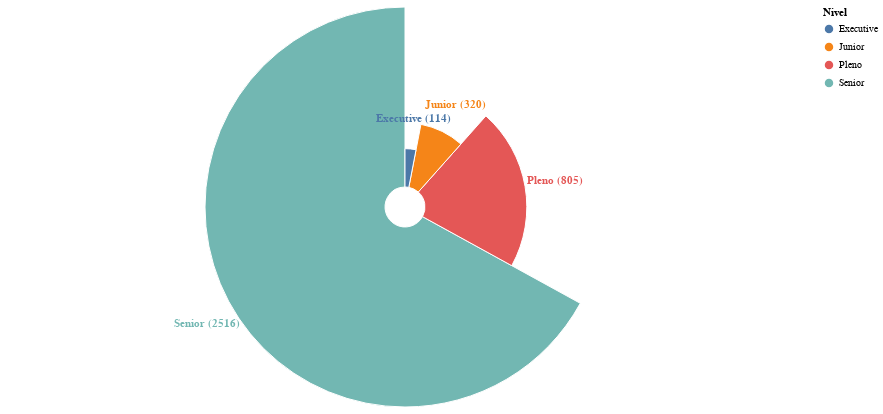

This figure's notebook cell:
### Markdown cell above
## Verificando o volume de profissionais e seus níveis de experiência

### Code cell
# Renomeando os campos da coluna de nível
df['Nivel_Experiencia'] = df['Nivel_Experiencia'].replace({
    'EN': 'Junior',
    'MI': 'Pleno',
    'SE': 'Senior',
    'EX': 'Executive'
})

# Criação do gráfico com Altair
ex_level = df['Nivel_Experiencia'].value_counts().reset_index().rename(
    columns={
        'index': 'Nivel',
        'Nivel_Experiencia': 'Qtd'
    }
)
# Combinação dos campos "nivel" e "contagem" em uma única coluna "rotulo"
ex_level['rotulo']=ex_level['Nivel']+" ("+ex_level['Qtd'].astype(str)+")"
print(ex_level[['Nivel', 'Qtd']])


base = alt.Chart(ex_level).encode(
    theta=alt.Theta("Qtd:Q", stack=True),
    radius=alt.Radius(
        "Qtd", 
        scale=alt.Scale(
            type="sqrt", 
            zero=True, 
            rangeMin=20
            )
        ),
    color="Nivel:N",
).properties(
    width=800,
    height=400,
)

c1 = base.mark_arc(innerRadius=20, stroke="#fff")

c2 = base.mark_text(radiusOffset=30, fontWeight='bold').encode(
    text="rotulo:N",
)

c1 + c2

### Figure 1 — Vega-Lite specification as saved in the notebook (floating-point values rounded to 4 significant figures)
{"config": {"view": {"continuousWidth": 400, "continuousHeight": 300}}, "layer": [{"mark": {"type": "arc", "innerRadius": 20, "stroke": "#fff"}, "encoding": {"color": {"field": "Nivel", "type": "nominal"}, "radius": {"field": "Qtd", "scale": {"rangeMin": 20, "type": "sqrt", "zero": true}, "type": "quantitative"}, "theta": {"field": "Qtd", "stack": true, "type": "quantitative"}}, "height": 400, "width": 800}, {"mark": {"type": "text", "fontWeight": "bold", "radiusOffset": 30}, "encoding": {"color": {"field": "Nivel", "type": "nominal"}, "radius": {"field": "Qtd", "scale": {"rangeMin": 20, "type": "sqrt", "zero": true}, "type": "quantitative"}, "text": {"field": "rotulo", "type": "nominal"}, "theta": {"field": "Qtd", "stack": true, "type": "quantitative"}}, "height": 400, "width": 800}], "data": {"name": "data-3ed0762384851bdf5bbf5df7d90b5811"}, "$schema": "https://vega.github.io/schema/vega-lite/v4.17.0.json", "datasets": {"data-3ed0762384851bdf5bbf5df7d90b5811": [{"Nivel": "Senior", "Qtd": 2516, "rotulo": "Senior (2516)"}, {"Nivel": "Pleno", "Qtd": 805, "rotulo": "Pleno (805)"}, {"Nivel": "Junior", "Qtd": 320, "rotulo": "Junior (320)"}, {"Nivel": "Executive", "Qtd": 114, "rotulo": "Executive (114)"}]}}
